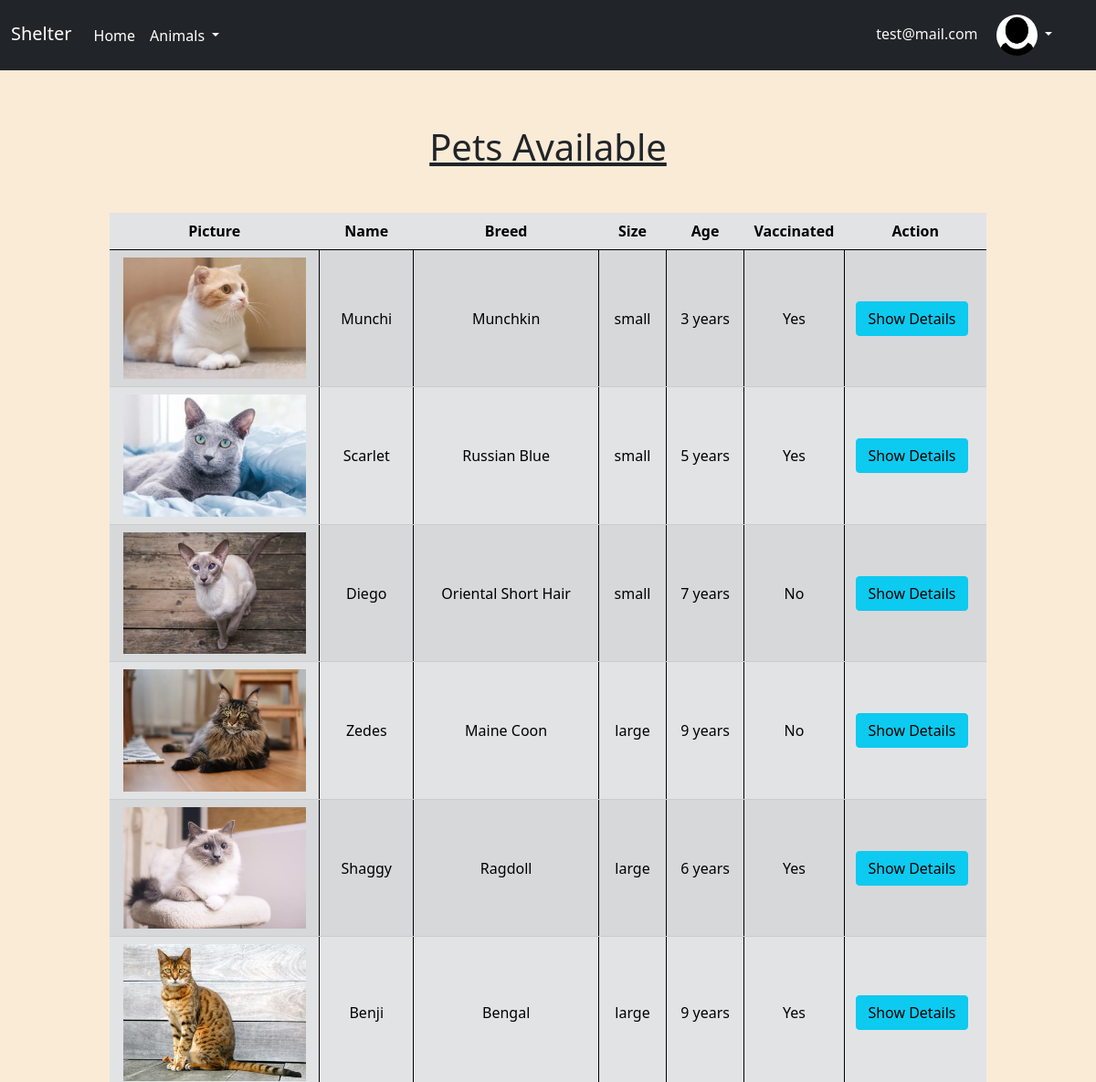
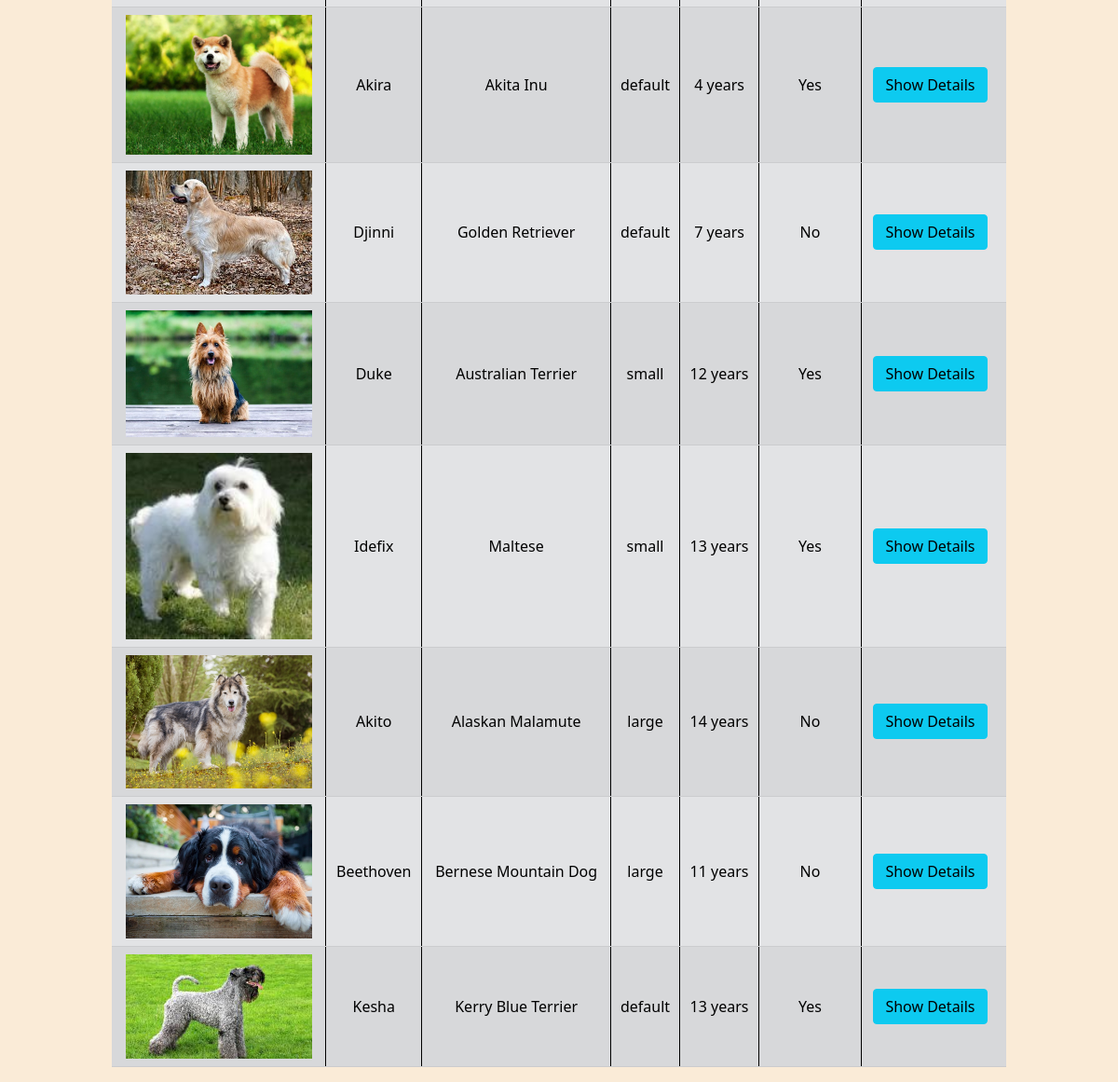
/homeUser.php (signed in), run on the app's committed database (2 pictures, top to bottom).
### tables this page shows
CREATE TABLE `user` (
  `user_id` int(11) NOT NULL,
  `first_name` varchar(255) NOT NULL,
  `last_name` varchar(255) NOT NULL,
  `email` varchar(255) NOT NULL,
  `phone_number` bigint(15) NOT NULL,
  `address` varchar(255) NOT NULL,
  `picture` varchar(255) DEFAULT NULL,
  `password` varchar(255) NOT NULL,
  `status` varchar(255) NOT NULL
);

CREATE TABLE `animal` (
  `animal_id` int(11) NOT NULL,
  `name` varchar(255) NOT NULL,
  `photo` varchar(255) DEFAULT NULL,
  `location` varchar(255) NOT NULL,
  `description` varchar(255) NOT NULL,
  `size` varchar(255) NOT NULL,
  `age` int(3) NOT NULL,
  `vaccinated` varchar(255) NOT NULL,
  `breed` varchar(255) NOT NULL
);

### homeUser.php (the view, shortened to what this page needs)
<?php
require_once "components/db_connect.php";
$mysql = "SELECT * FROM animal";
$result = mysqli_query($connect, $mysql);
$list = "";
if (mysqli_num_rows($result) > 0) {
    while ($row = mysqli_fetch_assoc($result)) {
        $list .= "
        <tr>
           <td style='border-left: none !important'><img class='image' src='pictures/" . $row["photo"] . "'></td>
           <td>" . $row['name'] . "</td>
           <td>" . $row['breed'] . "</td>
           <td>" . $row['size'] . "</td>
           <td>" . $row['age'] . " years</td>
           <td>" . $row['vaccinated'] . "</td>
           <td style='border-right: none !important'><a href='details.php?id=" . $row["animal_id"] . "'><button class='btn btn-info me-2' type='button'>Show Details</button></a></td>
           ";
    }
} else {
    $list = "<tr><td colspan='4' class='text-center'>No data available</td></tr>";
}
$query = "SELECT * FROM user WHERE user_id = {$_SESSION['user']}";
$result2 = mysqli_query($connect, $query);
$row2 = mysqli_fetch_assoc($result2);
$email = $row2['email'];
$picture = $row2['picture'];
?>
<!DOCTYPE html>
<html lang="en">
<head>
    <?php require_once "components/boot.php" ?>
</head>
<body>
    <nav class="navbar navbar-expand-lg navbar-dark bg-dark">
        <div class="container-fluid">
            <a class="navbar-brand mb-1">Shelter</a>
            <div class="collapse navbar-collapse" id="navbarNavAltMarkup">
                <div class="navbar-nav">
                    <a class="nav-link active" href="index.php">Home</a>
                    <li class="nav-item dropdown">
                        <a class="nav-link dropdown-toggle active" href="#" role="button" data-bs-toggle="dropdown" aria-expanded="false">
                            Animals
                        </a>
                    </li>
                </div>
                <div style="margin-left:auto; margin-right: 20px;">
                    <li class="nav-item dropdown">
                    <a class="userNameNav active ms-2 text-light text-decoration-none" style="display:inline-block" href="#" role="button" data-bs-toggle="dropdown" aria-expanded="false">
                            <?= $email ?>
                        </a>
                        <a class="nav-link dropdown-toggle text-light" style="display:inline-block; text-decoration: none !important;"" href="#" role="button" data-bs-toggle="dropdown" aria-expanded="false">
                            <img src='pictures/<?= $picture ?>' class="rounded-circle img-fluid" style="width: 45px; height: 45px">
                        </a>
                    </li>
                </div>
            </div>
        </div>
    </nav>
    <div class="bg-container">
        <div class="animals">
            <p class="h1 text-center text-decoration-underline mb-5">Pets Available</p>
            <table class='table table-striped table-secondary table-hover'>
                <thead>
                    <tr>
                        <th>Picture</th>
                        <th>Name</th>
                        <th>Breed</th>
                        <th>Size</th>
                        <th>Age</th>
                        <th>Vaccinated</th>
                        <th>Action</th>
                    </tr>
                </thead>
                <tbody>
                    <?= $list ?>
                </tbody>
            </table>
        </div>
</body>
</html>

### homeUser.php (style rules this page uses)
.animals { width: 80%; margin: 0 auto; padding-top: 5%; }
td { text-align: center; vertical-align: middle; border-left: 1px solid black; border-right: 1px solid black; }
tr { text-align: center; }
.image { width: 200px; }
html, body { background-color: antiquewhite; }

### data on the page
user: email "test@mail.com", picture (placeholder picture)
animal: photo (picture), name "Munchi", breed "Munchkin", size "small", age "3", vaccinated "Yes"
animal: photo (picture), name "Scarlet", breed "Russian Blue", size "small", age "5", vaccinated "Yes"
animal: photo (picture), name "Diego", breed "Oriental Short Hair", size "small", age "7", vaccinated "No"
animal: photo (picture), name "Zedes", breed "Maine Coon", size "large", age "9", vaccinated "No"
animal: photo (picture), name "Shaggy", breed "Ragdoll", size "large", age "6", vaccinated "Yes"
animal: photo (picture), name "Benji", breed "Bengal", size "large", age "9", vaccinated "Yes"
animal: photo (picture), name "Akira", breed "Akita Inu", size "default", age "4", vaccinated "Yes"
animal: photo (picture), name "Djinni", breed "Golden Retriever", size "default", age "7", vaccinated "No"
animal: photo (picture), name "Duke", breed "Australian Terrier", size "small", age "12", vaccinated "Yes"
animal: photo (picture), name "Idefix", breed "Maltese", size "small", age "13", vaccinated "Yes"
animal: photo (picture), name "Akito", breed "Alaskan Malamute", size "large", age "14", vaccinated "No"
animal: photo (picture), name "Beethoven", breed "Bernese Mountain Dog", size "large", age "11", vaccinated "No"
animal: photo (picture), name "Kesha", breed "Kerry Blue Terrier", size "default", age "13", vaccinated "Yes"
